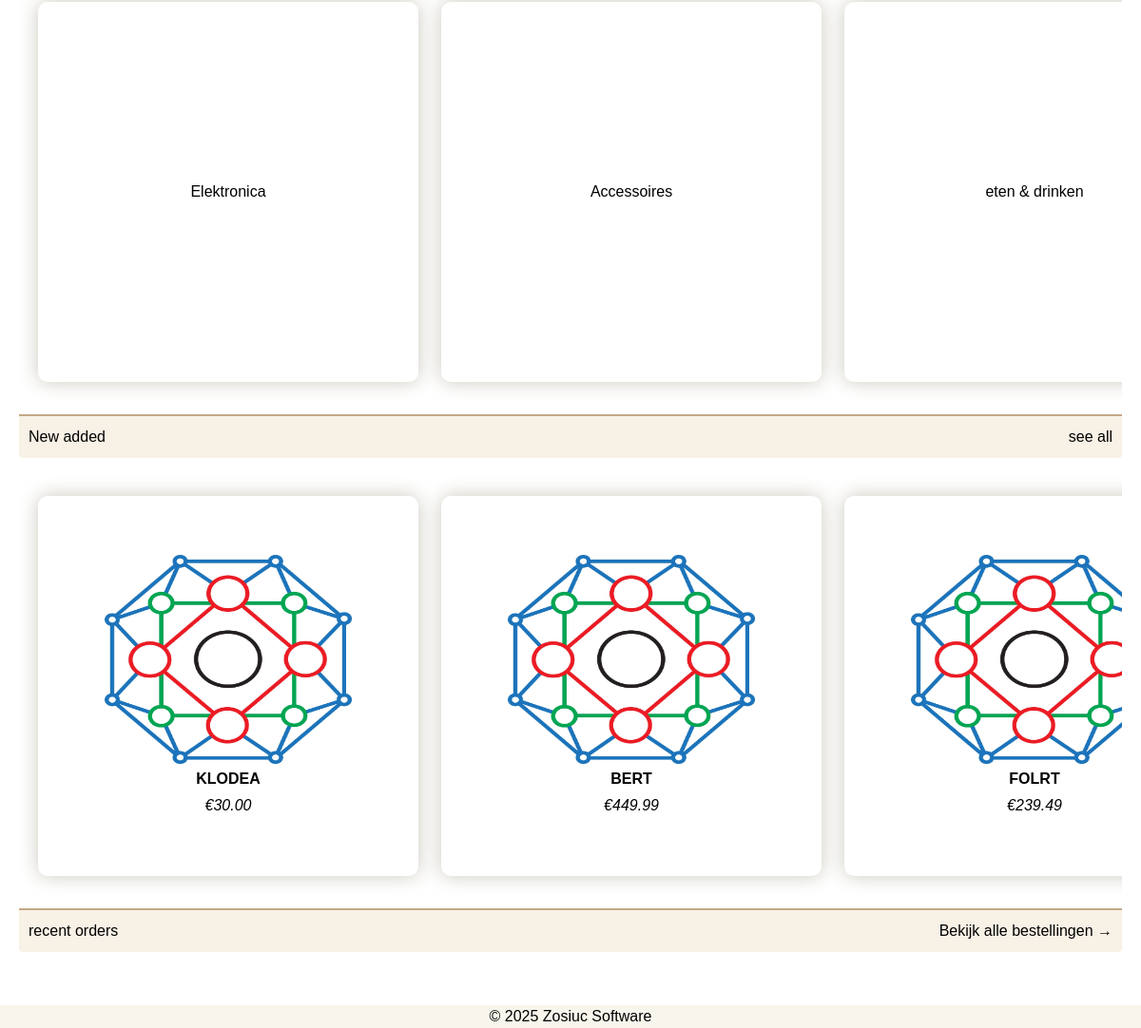
The app's page / (lower part), older data.
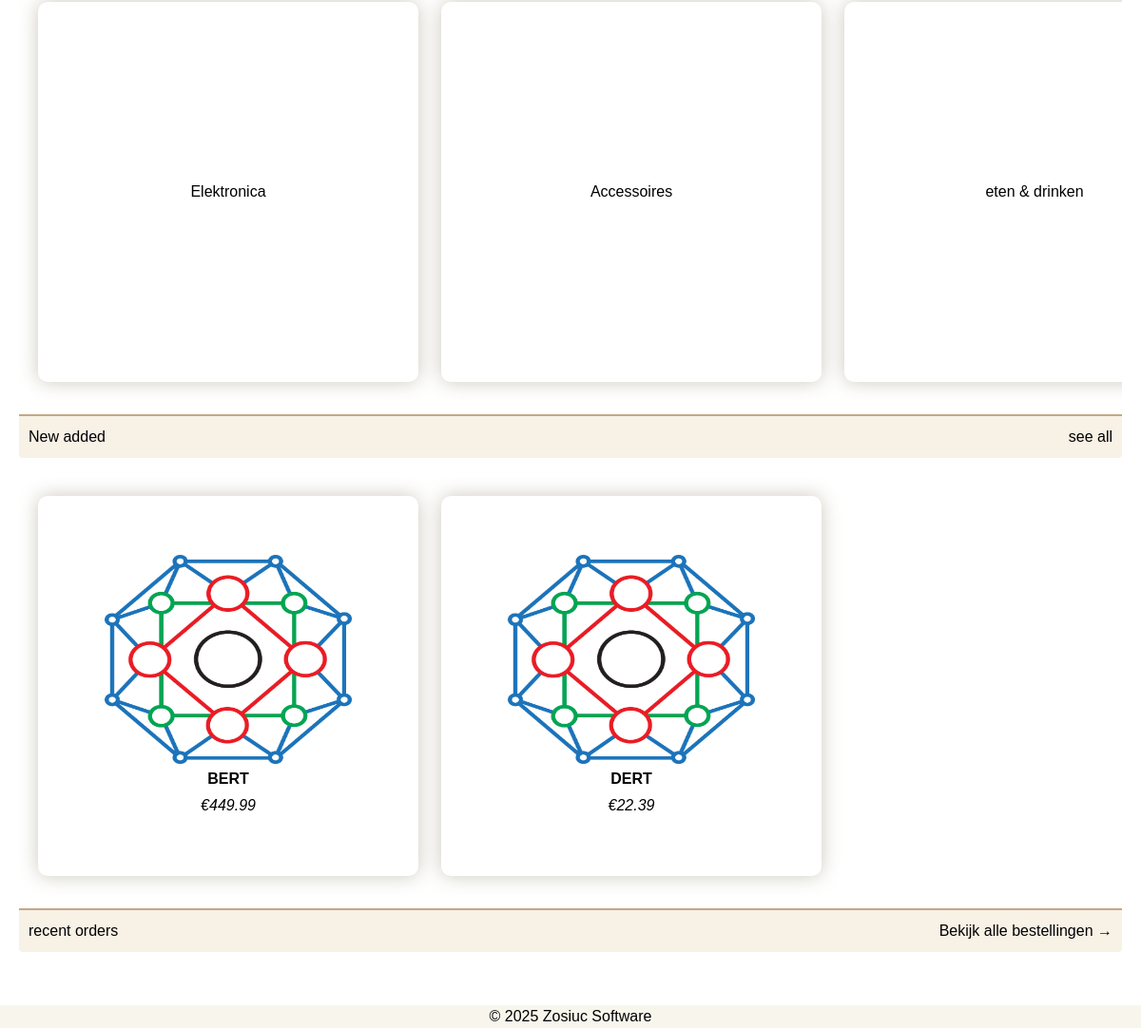
The same page, newer data.
### store/models.py (models this page shows, shortened)
class Category(models.Model):
    name = models.CharField(max_length=30)
    image = models.ImageField(upload_to='categories/', blank=True, null=True)

class Product(models.Model):
    category = models.ForeignKey(Category, on_delete=models.CASCADE)
    name = models.CharField(max_length=100)
    description = models.TextField(blank=True)
    price = models.DecimalField(max_digits=10, decimal_places=2)
    image = models.ImageField(upload_to='products/', blank=True, null=True)
    created_at = models.DateTimeField(auto_now_add=True)
    updated_at = models.DateTimeField(auto_now=True)
    new = models.BooleanField(default=False)
    def __str__(self):
        if not self.name:
            return 'No Product was found'
        return self.name

### store/views.py (the view)
# urls.py: path('', views.home_view, name='home'),
def home_view(request):
    categories = Category.objects.all()
    products = Product.objects.all()
    recent_orders = []
    banners = Banner.objects.all()
    if request.user.is_authenticated:
        recent_orders = Order.objects.filter(user=request.user, paid=True).order_by('-created_at')[:5]
    return render(request, 'store/home.html', {'products': products, 'categories': categories, 'recent_orders': recent_orders, 'banners': banners})

### store/templates/store/home.html (shortened to what this page needs)
{% extends "base.html" %}
{% load static %}
{% block article %}
<section class="items_container">
    <div class="items ">
        {% for category in categories %}
        {% if category.image %}
        <a rel="categories" href="{% url 'product_list' category.name %}">
            <img src="{{ category.image.url }}" alt="{{category.name}}" class="item">
        </a>
        {% else %}
        <a rel="categories" href="{% url 'product_list' category.name %}">
            <div class="item"> {{category.name}}</div>
        </a>
        {% endif %}
        {% endfor %}
    </div>
</section>
<section class="items_container">
    <nav class="section_title">
        <h2>New added</h2>
        <a rel="new" href="{% url 'product_list' 'new' %}">see all </a>
    </nav>
    <div class="items">
        {% for product in products %}
        {% if product.new %}
        <div class="item">
            <a href="{% url 'product_detail' product.id %}" class="new_item">
                <div class="product_image">
                    <img src="{{ product.image.url }}" alt="{{product.name}}">
                </div>
                <strong class="product_name">{{product}}</strong>
                <i class="product_price">€{{product.price}}</i>
            </a>
        </div>
        {% endif %}
        {% endfor %}
    </div>
</section>
<section class="items_container">
    <nav class="section_title">
        <h2> recent orders</h2>
        <a href="{% url 'my_orders' %}">Bekijk alle
            bestellingen →</a>
    </nav>
</section>
{% endblock article %}

Row changes from the older to the newer data that the page shows:
no longer on this page (row edited): Product: image (picture), name "KLODEA", price "30.00"
no longer on this page (row edited): Product: image (picture), name "FOLRT", price "239.49"
now on this page (row unchanged): Product: image (picture), name "DERT", price "22.39"
